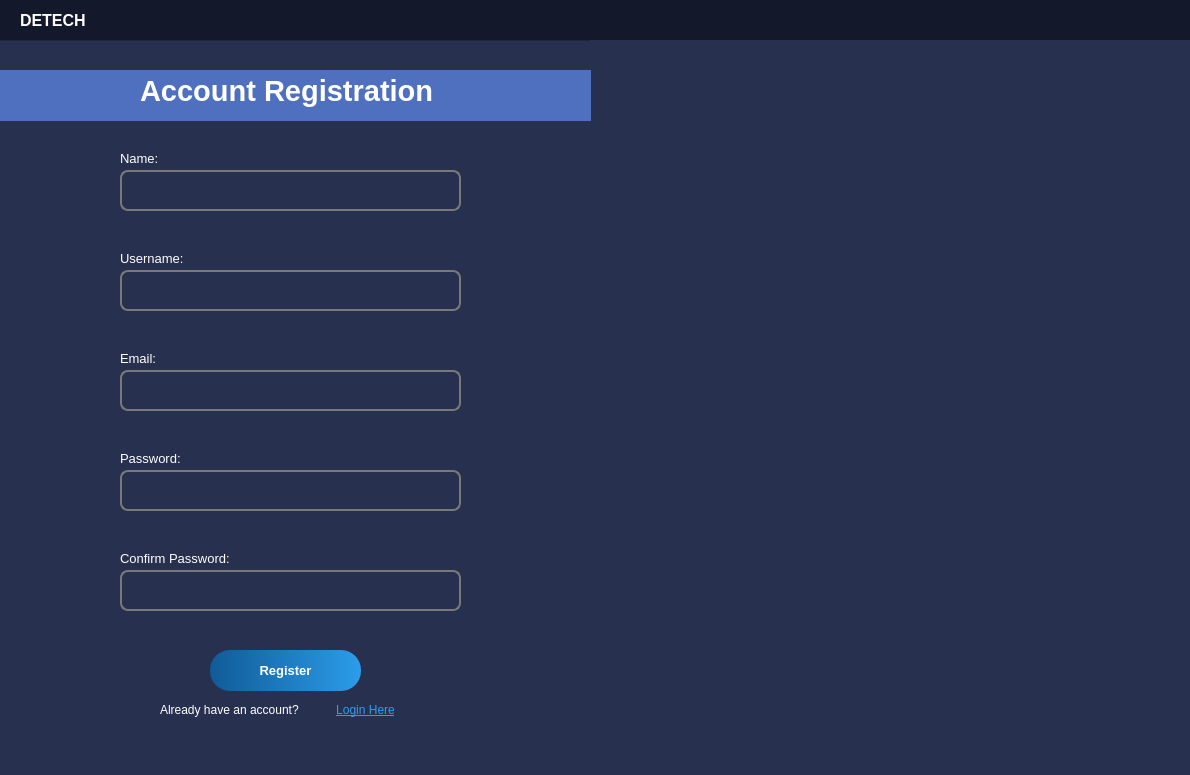
<?xml version="1.0" encoding="UTF-8"?>
<ui version="4.0">
 <class>loginWindow</class>
 <widget class="QMainWindow" name="loginWindow">
  <property name="geometry">
   <rect>
    <x>0</x>
    <y>0</y>
    <width>1190</width>
    <height>775</height>
   </rect>
  </property>
  <property name="windowTitle">
   <string>MainWindow</string>
  </property>
  <property name="styleSheet">
   <string notr="true">background-color: rgb(19, 24, 42);</string>
  </property>
  <widget class="QWidget" name="centralwidget">
   <widget class="QFrame" name="registrationFrame">
    <property name="geometry">
     <rect>
      <x>-10</x>
      <y>40</y>
      <width>1201</width>
      <height>741</height>
     </rect>
    </property>
    <property name="styleSheet">
     <string notr="true">background-color: rgb(40, 48, 79);</string>
    </property>
    <property name="frameShape">
     <enum>QFrame::StyledPanel</enum>
    </property>
    <property name="frameShadow">
     <enum>QFrame::Raised</enum>
    </property>
    <widget class="QLabel" name="nameRegLabel">
     <property name="geometry">
      <rect>
       <x>130</x>
       <y>110</y>
       <width>81</width>
       <height>16</height>
      </rect>
     </property>
     <property name="font">
      <font>
       <pointsize>10</pointsize>
      </font>
     </property>
     <property name="styleSheet">
      <string notr="true">color: rgb(255, 255, 255);</string>
     </property>
     <property name="text">
      <string>Name:</string>
     </property>
    </widget>
    <widget class="QLineEdit" name="nameRegLine">
     <property name="geometry">
      <rect>
       <x>130</x>
       <y>130</y>
       <width>341</width>
       <height>41</height>
      </rect>
     </property>
     <property name="font">
      <font>
       <pointsize>10</pointsize>
      </font>
     </property>
     <property name="styleSheet">
      <string notr="true">QLineEdit{
border: 2px solid rgb(121, 121, 121);
color: rgb(255, 255, 255);
border-radius: 8px;
padding-left: 15px;
}

QLineEdit:hover{
	border: 2px solid white;
}

QLineEdit:focus{
	border: 2px solid white;
}</string>
     </property>
     <property name="inputMask">
      <string notr="true"/>
     </property>
     <property name="echoMode">
      <enum>QLineEdit::Normal</enum>
     </property>
    </widget>
    <widget class="QPushButton" name="registerButton">
     <property name="geometry">
      <rect>
       <x>220</x>
       <y>610</y>
       <width>151</width>
       <height>41</height>
      </rect>
     </property>
     <property name="font">
      <font>
       <pointsize>10</pointsize>
       <bold>true</bold>
      </font>
     </property>
     <property name="styleSheet">
      <string notr="true">QPushButton {
background-color: qlineargradient(spread:pad, x1:0, y1:0, x2:1, y2:0, stop:0 rgba(16, 91, 151, 255), stop:1 rgba(44, 156, 234, 255));
color: white;
border-radius: 20px;
}

QPushButton:hover {
    background: qradialgradient(
        cx: 0.3, cy: -0.4, fx: 0.3, fy: -0.4,
        radius: 1.35, stop: 0 rgb(119, 88, 127), stop: 1 rgb(28, 96, 255)
        );
    }

QPushButton:pressed {
    border-style: inset;
    background: qradialgradient(
        cx: 0.4, cy: -0.1, fx: 0.4, fy: -0.1,
        radius: 1.35, stop: 0 rgb(17, 21, 255), stop: 1 #ddd
        );
    }</string>
     </property>
     <property name="text">
      <string>Register</string>
     </property>
     <property name="icon">
      <iconset resource="detechRs.qrc">
       <normaloff>:/images/images/ri_login-circle-fill.png</normaloff>:/images/images/ri_login-circle-fill.png</iconset>
     </property>
     <property name="iconSize">
      <size>
       <width>25</width>
       <height>25</height>
      </size>
     </property>
    </widget>
    <widget class="QLabel" name="label">
     <property name="geometry">
      <rect>
       <x>170</x>
       <y>660</y>
       <width>161</width>
       <height>20</height>
      </rect>
     </property>
     <property name="font">
      <font>
       <pointsize>9</pointsize>
      </font>
     </property>
     <property name="styleSheet">
      <string notr="true">color: rgb(255, 255, 255)</string>
     </property>
     <property name="text">
      <string>Already have an account?</string>
     </property>
    </widget>
    <widget class="QLabel" name="label_3">
     <property name="geometry">
      <rect>
       <x>600</x>
       <y>0</y>
       <width>601</width>
       <height>741</height>
      </rect>
     </property>
     <property name="text">
      <string/>
     </property>
     <property name="pixmap">
      <pixmap resource="detechRs.qrc">:/images/images/login image.jpg</pixmap>
     </property>
     <property name="scaledContents">
      <bool>true</bool>
     </property>
    </widget>
    <widget class="QLabel" name="label_2">
     <property name="geometry">
      <rect>
       <x>10</x>
       <y>30</y>
       <width>591</width>
       <height>51</height>
      </rect>
     </property>
     <property name="styleSheet">
      <string notr="true">background-color: rgba(79, 112, 190, 1);</string>
     </property>
     <property name="text">
      <string/>
     </property>
    </widget>
    <widget class="QLabel" name="accountReg">
     <property name="geometry">
      <rect>
       <x>150</x>
       <y>30</y>
       <width>451</width>
       <height>41</height>
      </rect>
     </property>
     <property name="font">
      <font>
       <pointsize>22</pointsize>
       <bold>true</bold>
      </font>
     </property>
     <property name="styleSheet">
      <string notr="true">color: rgb(255, 255, 255);
background-color: rgba(79, 112, 190, 1);</string>
     </property>
     <property name="text">
      <string>Account Registration</string>
     </property>
    </widget>
    <widget class="QLabel" name="usernameRegLabel">
     <property name="geometry">
      <rect>
       <x>130</x>
       <y>210</y>
       <width>81</width>
       <height>16</height>
      </rect>
     </property>
     <property name="font">
      <font>
       <pointsize>10</pointsize>
      </font>
     </property>
     <property name="styleSheet">
      <string notr="true">color: rgb(255, 255, 255);</string>
     </property>
     <property name="text">
      <string>Username:</string>
     </property>
    </widget>
    <widget class="QLineEdit" name="usernameRegLine">
     <property name="geometry">
      <rect>
       <x>130</x>
       <y>230</y>
       <width>341</width>
       <height>41</height>
      </rect>
     </property>
     <property name="font">
      <font>
       <pointsize>10</pointsize>
      </font>
     </property>
     <property name="styleSheet">
      <string notr="true">QLineEdit{
border: 2px solid rgb(121, 121, 121);
color: rgb(255, 255, 255);
border-radius: 8px;
padding-left: 15px;
}

QLineEdit:hover{
	border: 2px solid white;
}

QLineEdit:focus{
	border: 2px solid white;
}</string>
     </property>
     <property name="inputMask">
      <string notr="true"/>
     </property>
     <property name="echoMode">
      <enum>QLineEdit::Normal</enum>
     </property>
    </widget>
    <widget class="QLineEdit" name="emailRegLine">
     <property name="geometry">
      <rect>
       <x>130</x>
       <y>330</y>
       <width>341</width>
       <height>41</height>
      </rect>
     </property>
     <property name="font">
      <font>
       <pointsize>10</pointsize>
      </font>
     </property>
     <property name="styleSheet">
      <string notr="true">QLineEdit{
border: 2px solid rgb(121, 121, 121);
color: rgb(255, 255, 255);
border-radius: 8px;
padding-left: 15px;
}

QLineEdit:hover{
	border: 2px solid white;
}

QLineEdit:focus{
	border: 2px solid white;
}</string>
     </property>
     <property name="inputMask">
      <string notr="true"/>
     </property>
     <property name="echoMode">
      <enum>QLineEdit::Normal</enum>
     </property>
    </widget>
    <widget class="QLabel" name="emailRegLabel">
     <property name="geometry">
      <rect>
       <x>130</x>
       <y>310</y>
       <width>81</width>
       <height>16</height>
      </rect>
     </property>
     <property name="font">
      <font>
       <pointsize>10</pointsize>
      </font>
     </property>
     <property name="styleSheet">
      <string notr="true">color: rgb(255, 255, 255);</string>
     </property>
     <property name="text">
      <string>Email:</string>
     </property>
    </widget>
    <widget class="QLabel" name="passwordRegLabel">
     <property name="geometry">
      <rect>
       <x>130</x>
       <y>410</y>
       <width>81</width>
       <height>16</height>
      </rect>
     </property>
     <property name="font">
      <font>
       <pointsize>10</pointsize>
      </font>
     </property>
     <property name="styleSheet">
      <string notr="true">color: rgb(255, 255, 255);</string>
     </property>
     <property name="text">
      <string>Password:</string>
     </property>
    </widget>
    <widget class="QLineEdit" name="passwordRegLine">
     <property name="geometry">
      <rect>
       <x>130</x>
       <y>430</y>
       <width>341</width>
       <height>41</height>
      </rect>
     </property>
     <property name="font">
      <font>
       <pointsize>10</pointsize>
      </font>
     </property>
     <property name="styleSheet">
      <string notr="true">QLineEdit{
border: 2px solid rgb(121, 121, 121);
color: rgb(255, 255, 255);
border-radius: 8px;
padding-left: 15px;
}

QLineEdit:hover{
	border: 2px solid white;
}

QLineEdit:focus{
	border: 2px solid white;
}</string>
     </property>
     <property name="inputMask">
      <string notr="true"/>
     </property>
     <property name="echoMode">
      <enum>QLineEdit::Password</enum>
     </property>
    </widget>
    <widget class="QLabel" name="confirmPasswordRegLabel">
     <property name="geometry">
      <rect>
       <x>130</x>
       <y>510</y>
       <width>161</width>
       <height>16</height>
      </rect>
     </property>
     <property name="font">
      <font>
       <pointsize>10</pointsize>
      </font>
     </property>
     <property name="styleSheet">
      <string notr="true">color: rgb(255, 255, 255);</string>
     </property>
     <property name="text">
      <string>Confirm Password:</string>
     </property>
    </widget>
    <widget class="QLineEdit" name="confirmPasswordRegLine">
     <property name="geometry">
      <rect>
       <x>130</x>
       <y>530</y>
       <width>341</width>
       <height>41</height>
      </rect>
     </property>
     <property name="font">
      <font>
       <pointsize>10</pointsize>
      </font>
     </property>
     <property name="styleSheet">
      <string notr="true">QLineEdit{
border: 2px solid rgb(121, 121, 121);
color: rgb(255, 255, 255);
border-radius: 8px;
padding-left: 15px;
}

QLineEdit:hover{
	border: 2px solid white;
}

QLineEdit:focus{
	border: 2px solid white;
}</string>
     </property>
     <property name="inputMask">
      <string notr="true"/>
     </property>
     <property name="echoMode">
      <enum>QLineEdit::Password</enum>
     </property>
    </widget>
    <widget class="QPushButton" name="loginHere">
     <property name="geometry">
      <rect>
       <x>330</x>
       <y>660</y>
       <width>91</width>
       <height>20</height>
      </rect>
     </property>
     <property name="styleSheet">
      <string notr="true">QPushButton{
color: rgb(45, 158, 236);
font: 700 9pt &quot;Segoe UI&quot;;
text-decoration: underline;
}

QPushButton:pressed {
    border-style: inset;
    background: qradialgradient(
        cx: 0.4, cy: -0.1, fx: 0.4, fy: -0.1,
        radius: 1.35, stop: 0 rgb(70, 70, 70), stop: 1 rgb(85, 170, 255)
        );
    }</string>
     </property>
     <property name="text">
      <string>Login Here</string>
     </property>
     <property name="flat">
      <bool>true</bool>
     </property>
    </widget>
   </widget>
   <widget class="QLabel" name="detechLabel">
    <property name="geometry">
     <rect>
      <x>20</x>
      <y>10</y>
      <width>81</width>
      <height>21</height>
     </rect>
    </property>
    <property name="font">
     <font>
      <pointsize>12</pointsize>
      <bold>true</bold>
     </font>
    </property>
    <property name="styleSheet">
     <string notr="true">color: rgb(255, 255, 255);</string>
    </property>
    <property name="text">
     <string>DETECH</string>
    </property>
   </widget>
  </widget>
 </widget>
 <resources>
  <include location="detechRs.qrc"/>
 </resources>
 <connections/>
</ui>
